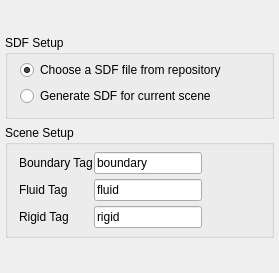
<?xml version="1.0" encoding="UTF-8"?>
<ui version="4.0">
 <class>SPHScnSDFPage</class>
 <widget class="QWidget" name="SPHScnSDFPage">
  <property name="geometry">
   <rect>
    <x>0</x>
    <y>0</y>
    <width>279</width>
    <height>273</height>
   </rect>
  </property>
  <property name="minimumSize">
   <size>
    <width>279</width>
    <height>248</height>
   </size>
  </property>
  <property name="windowTitle">
   <string>Form</string>
  </property>
  <layout class="QVBoxLayout" name="verticalLayout_3">
   <property name="margin">
    <number>5</number>
   </property>
   <item>
    <spacer name="verticalSpacer_5">
     <property name="orientation">
      <enum>Qt::Vertical</enum>
     </property>
     <property name="sizeHint" stdset="0">
      <size>
       <width>20</width>
       <height>0</height>
      </size>
     </property>
    </spacer>
   </item>
   <item>
    <widget class="QGroupBox" name="groupBox">
     <property name="title">
      <string>SDF Setup</string>
     </property>
     <layout class="QVBoxLayout" name="verticalLayout_2">
      <property name="leftMargin">
       <number>12</number>
      </property>
      <property name="topMargin">
       <number>5</number>
      </property>
      <property name="rightMargin">
       <number>0</number>
      </property>
      <property name="bottomMargin">
       <number>5</number>
      </property>
      <item>
       <spacer name="verticalSpacer">
        <property name="orientation">
         <enum>Qt::Vertical</enum>
        </property>
        <property name="sizeType">
         <enum>QSizePolicy::Minimum</enum>
        </property>
        <property name="sizeHint" stdset="0">
         <size>
          <width>20</width>
          <height>0</height>
         </size>
        </property>
       </spacer>
      </item>
      <item>
       <layout class="QVBoxLayout" name="verticalLayout">
        <item>
         <widget class="QRadioButton" name="rb_chs_sdf_">
          <property name="text">
           <string>Choose a SDF file from repository</string>
          </property>
          <property name="checked">
           <bool>true</bool>
          </property>
         </widget>
        </item>
        <item>
         <widget class="QRadioButton" name="rb_gen_sdf_">
          <property name="text">
           <string>Generate SDF for current scene</string>
          </property>
         </widget>
        </item>
       </layout>
      </item>
      <item>
       <spacer name="verticalSpacer_2">
        <property name="orientation">
         <enum>Qt::Vertical</enum>
        </property>
        <property name="sizeType">
         <enum>QSizePolicy::Minimum</enum>
        </property>
        <property name="sizeHint" stdset="0">
         <size>
          <width>20</width>
          <height>5</height>
         </size>
        </property>
       </spacer>
      </item>
     </layout>
    </widget>
   </item>
   <item>
    <widget class="QGroupBox" name="groupBox_2">
     <property name="title">
      <string>Scene Setup</string>
     </property>
     <layout class="QGridLayout" name="gridLayout_2">
      <property name="topMargin">
       <number>5</number>
      </property>
      <property name="rightMargin">
       <number>0</number>
      </property>
      <property name="bottomMargin">
       <number>5</number>
      </property>
      <item row="0" column="0">
       <layout class="QGridLayout" name="gridLayout">
        <property name="horizontalSpacing">
         <number>1</number>
        </property>
        <property name="verticalSpacing">
         <number>5</number>
        </property>
        <property name="margin">
         <number>2</number>
        </property>
        <item row="0" column="0">
         <widget class="QLabel" name="label">
          <property name="text">
           <string>Boundary Tag</string>
          </property>
         </widget>
        </item>
        <item row="0" column="1">
         <widget class="QLineEdit" name="le_boundary_tag_">
          <property name="text">
           <string>boundary</string>
          </property>
         </widget>
        </item>
        <item row="1" column="0">
         <widget class="QLabel" name="label_2">
          <property name="text">
           <string>Fluid Tag</string>
          </property>
         </widget>
        </item>
        <item row="1" column="1">
         <widget class="QLineEdit" name="le_fluid_tag_">
          <property name="text">
           <string>fluid</string>
          </property>
         </widget>
        </item>
        <item row="2" column="0">
         <widget class="QLabel" name="label_6">
          <property name="text">
           <string>Rigid Tag</string>
          </property>
         </widget>
        </item>
        <item row="2" column="1">
         <widget class="QLineEdit" name="le_rigid_tag_">
          <property name="text">
           <string>rigid</string>
          </property>
         </widget>
        </item>
       </layout>
      </item>
      <item row="0" column="1">
       <spacer name="horizontalSpacer">
        <property name="orientation">
         <enum>Qt::Horizontal</enum>
        </property>
        <property name="sizeType">
         <enum>QSizePolicy::MinimumExpanding</enum>
        </property>
        <property name="sizeHint" stdset="0">
         <size>
          <width>0</width>
          <height>20</height>
         </size>
        </property>
       </spacer>
      </item>
      <item row="1" column="0">
       <spacer name="verticalSpacer_3">
        <property name="orientation">
         <enum>Qt::Vertical</enum>
        </property>
        <property name="sizeType">
         <enum>QSizePolicy::Minimum</enum>
        </property>
        <property name="sizeHint" stdset="0">
         <size>
          <width>20</width>
          <height>0</height>
         </size>
        </property>
       </spacer>
      </item>
     </layout>
    </widget>
   </item>
   <item>
    <spacer name="verticalSpacer_4">
     <property name="orientation">
      <enum>Qt::Vertical</enum>
     </property>
     <property name="sizeType">
      <enum>QSizePolicy::MinimumExpanding</enum>
     </property>
     <property name="sizeHint" stdset="0">
      <size>
       <width>20</width>
       <height>0</height>
      </size>
     </property>
    </spacer>
   </item>
  </layout>
 </widget>
 <resources/>
 <connections/>
</ui>
